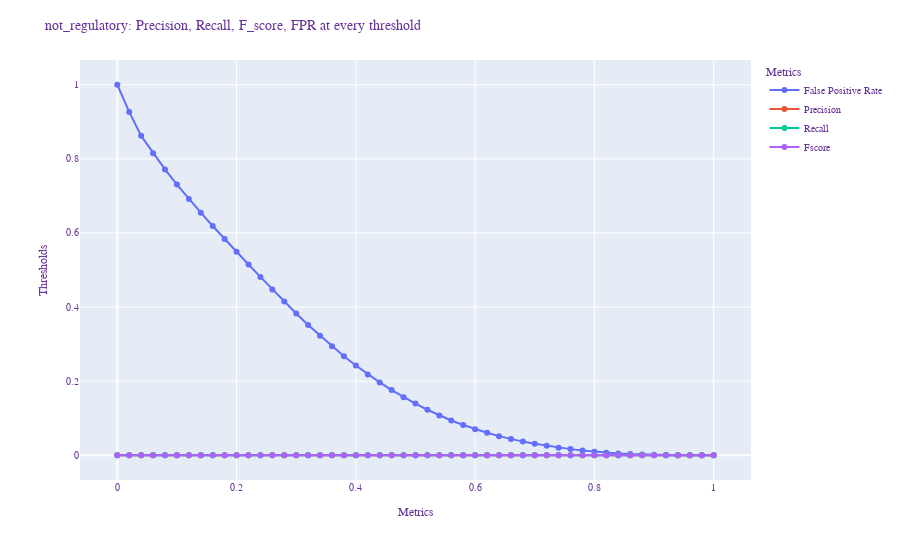

The cell this chart's notebook holds for it:
### Code cell
filename = os.path.join(base_directory, '5_results.csv')
class_number = 5
plot_results_csv(filename, class_number)

### Figure 1 — Plotly figure (JSON) as saved in the notebook; plotly's stock layout.template omitted (floating-point values rounded to 4 significant figures)
{"data": [{"hovertemplate": "variable=False Positive Rate<br>index=%{x}<br>value=%{y}<extra></extra>", "legendgroup": "False Positive Rate", "line": {"color": "#636efa", "dash": "solid"}, "marker": {"symbol": "circle"}, "mode": "lines+markers", "name": "False Positive Rate", "orientation": "v", "showlegend": true, "type": "scatter", "x": [0, 0.02, 0.04, 0.06, 0.08, 0.1, 0.12, 0.14, 0.16, 0.18, 0.2, 0.22, 0.24, 0.26, 0.28, 0.3, 0.32, 0.34, 0.36, 0.38, 0.4, 0.42, 0.44, 0.46, 0.48, 0.5, 0.52, 0.54, 0.56, 0.58, 0.6, 0.62, 0.64, 0.66, 0.68, 0.7, 0.72, 0.74, 0.76, 0.78, 0.8, 0.82, 0.84, 0.86, 0.88, 0.9, 0.92, 0.94, 0.96, 0.98, 1], "xaxis": "x", "y": [1, 0.9267, 0.8621, 0.8151, 0.7715, 0.7307, 0.6917, 0.6546, 0.6187, 0.5836, 0.5494, 0.5149, 0.4814, 0.4476, 0.4149, 0.3827, 0.3515, 0.3228, 0.2945, 0.2672, 0.2421, 0.2181, 0.1967, 0.1759, 0.1568, 0.1394, 0.1228, 0.1074, 0.09384, 0.08174, 0.07047, 0.06061, 0.05155, 0.0439, 0.03685, 0.03077, 0.0256, 0.02056, 0.01655, 0.01285, 0.009693, 0.007004, 0.004835, 0.003131, 0.00196, 0.001052, 0.0005259, 0.0001853, 2.988e-05, 1.195e-05, 0], "yaxis": "y"}, {"hovertemplate": "variable=Precision<br>index=%{x}<br>value=%{y}<extra></extra>", "legendgroup": "Precision", "line": {"color": "#EF553B", "dash": "solid"}, "marker": {"symbol": "circle"}, "mode": "lines+markers", "name": "Precision", "orientation": "v", "showlegend": true, "type": "scatter", "x": [0, 0.02, 0.04, 0.06, 0.08, 0.1, 0.12, 0.14, 0.16, 0.18, 0.2, 0.22, 0.24, 0.26, 0.28, 0.3, 0.32, 0.34, 0.36, 0.38, 0.4, 0.42, 0.44, 0.46, 0.48, 0.5, 0.52, 0.54, 0.56, 0.58, 0.6, 0.62, 0.64, 0.66, 0.68, 0.7, 0.72, 0.74, 0.76, 0.78, 0.8, 0.82, 0.84, 0.86, 0.88, 0.9, 0.92, 0.94, 0.96, 0.98, 1], "xaxis": "x", "y": [0, 0, 0, 0, 0, 0, 0, 0, 0, 0, 0, 0, 0, 0, 0, 0, 0, 0, 0, 0, 0, 0, 0, 0, 0, 0, 0, 0, 0, 0, 0, 0, 0, 0, 0, 0, 0, 0, 0, 0, 0, 0, 0, 0, 0, 0, 0, 0, 0, 0, 0], "yaxis": "y"}, {"hovertemplate": "variable=Recall<br>index=%{x}<br>value=%{y}<extra></extra>", "legendgroup": "Recall", "line": {"color": "#00cc96", "dash": "solid"}, "marker": {"symbol": "circle"}, "mode": "lines+markers", "name": "Recall", "orientation": "v", "showlegend": true, "type": "scatter", "x": [0, 0.02, 0.04, 0.06, 0.08, 0.1, 0.12, 0.14, 0.16, 0.18, 0.2, 0.22, 0.24, 0.26, 0.28, 0.3, 0.32, 0.34, 0.36, 0.38, 0.4, 0.42, 0.44, 0.46, 0.48, 0.5, 0.52, 0.54, 0.56, 0.58, 0.6, 0.62, 0.64, 0.66, 0.68, 0.7, 0.72, 0.74, 0.76, 0.78, 0.8, 0.82, 0.84, 0.86, 0.88, 0.9, 0.92, 0.94, 0.96, 0.98, 1], "xaxis": "x", "y": [0, 0, 0, 0, 0, 0, 0, 0, 0, 0, 0, 0, 0, 0, 0, 0, 0, 0, 0, 0, 0, 0, 0, 0, 0, 0, 0, 0, 0, 0, 0, 0, 0, 0, 0, 0, 0, 0, 0, 0, 0, 0, 0, 0, 0, 0, 0, 0, 0, 0, 0], "yaxis": "y"}, {"hovertemplate": "variable=Fscore<br>index=%{x}<br>value=%{y}<extra></extra>", "legendgroup": "Fscore", "line": {"color": "#ab63fa", "dash": "solid"}, "marker": {"symbol": "circle"}, "mode": "lines+markers", "name": "Fscore", "orientation": "v", "showlegend": true, "type": "scatter", "x": [0, 0.02, 0.04, 0.06, 0.08, 0.1, 0.12, 0.14, 0.16, 0.18, 0.2, 0.22, 0.24, 0.26, 0.28, 0.3, 0.32, 0.34, 0.36, 0.38, 0.4, 0.42, 0.44, 0.46, 0.48, 0.5, 0.52, 0.54, 0.56, 0.58, 0.6, 0.62, 0.64, 0.66, 0.68, 0.7, 0.72, 0.74, 0.76, 0.78, 0.8, 0.82, 0.84, 0.86, 0.88, 0.9, 0.92, 0.94, 0.96, 0.98, 1], "xaxis": "x", "y": [0, 0, 0, 0, 0, 0, 0, 0, 0, 0, 0, 0, 0, 0, 0, 0, 0, 0, 0, 0, 0, 0, 0, 0, 0, 0, 0, 0, 0, 0, 0, 0, 0, 0, 0, 0, 0, 0, 0, 0, 0, 0, 0, 0, 0, 0, 0, 0, 0, 0, 0], "yaxis": "y"}], "layout": {"font": {"color": "RebeccaPurple", "family": "Courier New, monospace", "size": 10}, "legend": {"title": {"text": "Metrics"}, "tracegroupgap": 0}, "margin": {"t": 60}, "title": {"text": "not_regulatory: Precision, Recall, F_score, FPR at every threshold"}, "xaxis": {"anchor": "y", "domain": [0, 1], "title": {"text": "Metrics"}}, "yaxis": {"anchor": "x", "domain": [0, 1], "title": {"text": "Thresholds"}}}}
